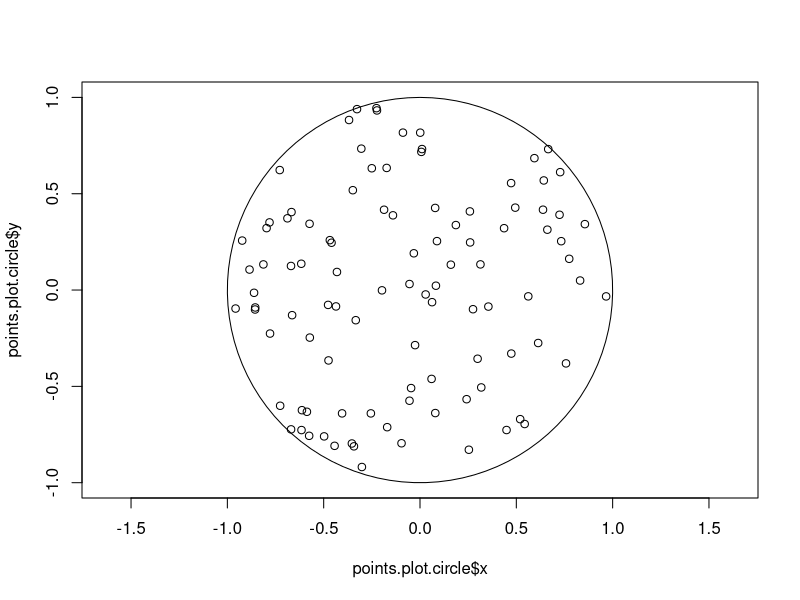
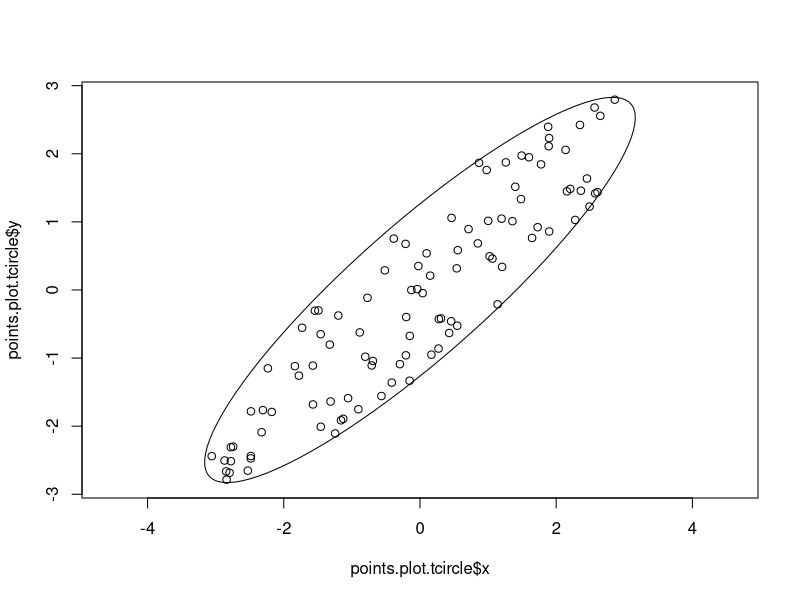

These charts were generated, in order, by the following R code:
# create sample from unit disk
set.seed(42) # for repro
numpoints <- 100
radius <- 1

points.disk_sample <- NULL
for (i in 1:numpoints)
{
  r <- radius * sqrt(runif(1)) # because area is proportional to r^2
  degs <- 360*runif(1)
  
  theta <- 2*pi*degs/360
  
  x <- r * sin(theta)
  y <- r * cos(theta)
  
  points.disk_sample[[i]] <-c(x, y)
}


# create unit circle points
points.circle_sample <- NULL
for (i in 1:numpoints)
{
  r <- radius 
  degs <- 360 * ((i-1)/(numpoints-1)) # to fill in the gap at 0 that would result going from 1:100
  
  theta <- 2*pi*degs/360
  
  x <- r * sin(theta)
  y <- r * cos(theta)
  
  points.circle_sample[[i]] <-c(x, y)
}


# create transformation T
T <- matrix(c(1, 2, 3, 2), nrow=2)


# calculate T(samples)
points.tdisk <- NULL
points.tcircle <- NULL
for (i in 1:numpoints)
{
  points.tdisk[[i]] <- T %*% points.disk_sample[[i]]
  points.tcircle[[i]] <- T %*% points.circle_sample[[i]]
}


# create plot datasets
points.plot.circle <- NULL
points.plot.disk <- NULL
points.plot.tcircle <- NULL
points.plot.tdisk <- NULL
for (i in 1:numpoints)
{
  # unit circle
  points.plot.circle$x[i] <- points.circle_sample[[i]][[1]]
  points.plot.circle$y[i] <- points.circle_sample[[i]][[2]]
  
  # unit disk
  points.plot.disk$x[i] <- points.disk_sample[[i]][[1]]
  points.plot.disk$y[i] <- points.disk_sample[[i]][[2]]
  
  # T(unit circle)
  points.plot.tcircle$x[i] <- points.tcircle[[i]][[1]]
  points.plot.tcircle$y[i] <- points.tcircle[[i]][[2]]
  
  # T(unit disk)
  points.plot.tdisk$x[i] <- points.tdisk[[i]][[1]]
  points.plot.tdisk$y[i] <- points.tdisk[[i]][[2]]
}

# plot unit circle w/sample
plot(x=points.plot.circle$x, y=points.plot.circle$y, asp=T, type="n")
lines(x=points.plot.circle$x, y=points.plot.circle$y, asp=TRUE)
points(x=points.plot.disk$x, y=points.plot.disk$y, asp=T)

# plot T(unit circle w/sample)
plot(x=points.plot.tcircle$x, y=points.plot.tcircle$y, asp=T, type="n")
lines(x=points.plot.tcircle$x, y=points.plot.tcircle$y, asp=T)
points(x=points.plot.tdisk$x, y=points.plot.tdisk$y, asp=T)


#======================
# ok the above illustrates a linear operator on R^2
# now lets see if we can
# 1) visualize the eigenvalues
# 2) reconstruct the operator from the circle/t(circle)
# 3) reconstruct the operator from the sample/t(sample) values
# 4) check out the svd/pca eigenvalues/vectors
#======================

mydata.orig <- as.data.frame(points.plot.disk)
mydata.trans <- as.data.frame(points.plot.tdisk)

pca.orig <- prcomp(mydata.orig)
pca.trans <- prcomp(mydata.trans)


